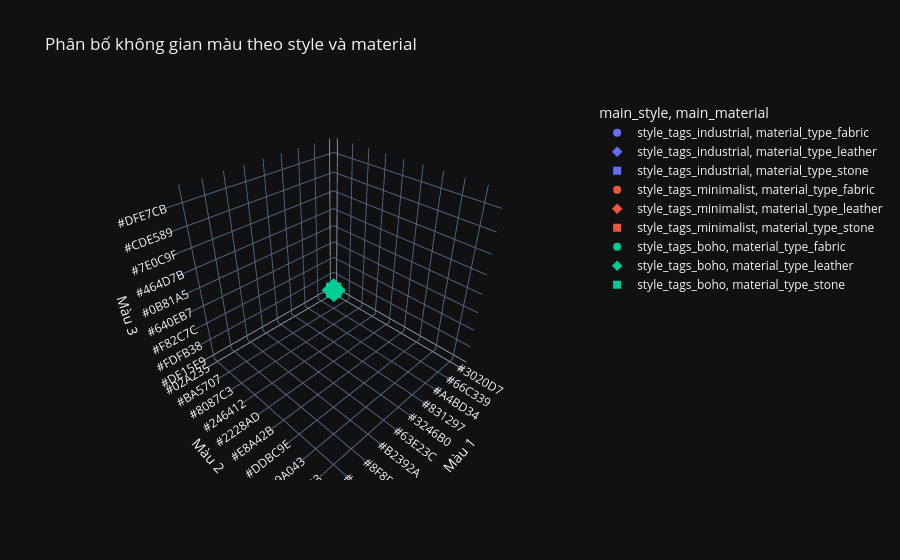

The notebook cell saved with this chart:
### Code cell
# Chọn 3 style phổ biến nhất
top3_styles = style_counts.head(3).index.tolist()
# Tạo một cột tổng hợp: style chính (cái có giá trị 1)
df['main_style'] = df[top3_styles].idxmax(axis=1)

# Chọn 3 material phổ biến nhất
top3_materials = material_counts.head(3).index.tolist()
df['main_material'] = df[top3_materials].idxmax(axis=1)

fig = px.scatter_3d(df, x='color1', y='color2', z='color3',
                    color='main_style', symbol='main_material',
                    title='Phân bố không gian màu theo style và material',
                    labels={'color1': 'Màu 1', 'color2': 'Màu 2', 'color3': 'Màu 3'})
fig.show()

### Figure 1 — Plotly figure (JSON) as saved in the notebook; plotly's stock layout.template omitted (floating-point values rounded to 4 significant figures; data arrays with more than 128 entries replaced by an {"elided": "..."} marker saying what was removed)
{"data": [{"hovertemplate": "main_style=style_tags_industrial<br>main_material=material_type_fabric<br>Màu 1=%{x}<br>Màu 2=%{y}<br>Màu 3=%{z}<extra></extra>", "legendgroup": "style_tags_industrial, material_type_fabric", "marker": {"color": "#636efa", "symbol": "circle"}, "mode": "markers", "name": "style_tags_industrial, material_type_fabric", "scene": "scene", "showlegend": true, "x": {"elided": "184 str values"}, "y": {"elided": "184 str values"}, "z": {"elided": "184 str values"}, "type": "scatter3d"}, {"hovertemplate": "main_style=style_tags_industrial<br>main_material=material_type_leather<br>Màu 1=%{x}<br>Màu 2=%{y}<br>Màu 3=%{z}<extra></extra>", "legendgroup": "style_tags_industrial, material_type_leather", "marker": {"color": "#636efa", "symbol": "diamond"}, "mode": "markers", "name": "style_tags_industrial, material_type_leather", "scene": "scene", "showlegend": true, "x": ["#B0A5E0", "#8C7E5A", "#35AEB4", "#318344", "#F8ED55", "#1FC359", "#D36B0C", "#FF8EE2", "#B59564", "#920191", "#0D8791", "#A96CEB", "#0D8647", "#CB78D2", "#C29FB9", "#C44B4F", "#FA69BE", "#B463BE", "#83EDDB", "#F3732F", "#7E292C", "#CA80C0", "#AEDF3D", "#D81156", "#0FC171", "#F246EC", "#1D4A18", "#708B85", "#B2144E", "#97A6A2", "#D4C864"], "y": [" #230C6E", " #8E149A", " #F8B594", " #859BEF", " #9B6A47", " #1702FA", " #E256D4", " #B651D1", " #2E752B", " #BA0E5C", " #E33A5B", " #21AF23", " #A752B7", " #55577D", " #EF1D6A", " #0D847C", " #620627", " #AA0623", " #750BBE", " #DA97CE", " #1BECC9", " #2B3BE9", " #1C0940", " #F4E6D9", " #6688E8", " #B315B4", " #C6BAAA", " #CA351E", " #305EF2", " #CFD8BF", " #168D05"], "z": [" #69645F", " #831D3E", " #3B6D87", " #A79606", " #D6F2A6", " #C0BE64", " #B5298E", " #7C195D", " #F12592", " #D758B6", " #7B1C65", " #7F78DB", " #3C6E33", " #1073B0", " #E8FF2A", " #0055B5", " #12010E", " #10FBAD", " #37AF9F", " #C1B25E", " #602856", " #F2F19A", " #423936", " #B145B7", " #1B62DA", " #4047CA", " #7EB3C9", " #DCB7C6", " #4ADD28", " #80E413", " #F95C7A"], "type": "scatter3d"}, {"hovertemplate": "main_style=style_tags_industrial<br>main_material=material_type_stone<br>Màu 1=%{x}<br>Màu 2=%{y}<br>Màu 3=%{z}<extra></extra>", "legendgroup": "style_tags_industrial, material_type_stone", "marker": {"color": "#636efa", "symbol": "square"}, "mode": "markers", "name": "style_tags_industrial, material_type_stone", "scene": "scene", "showlegend": true, "x": ["#205ACD", "#2FE8CE", "#4CB09E", "#4CB2C6", "#4C07E6", "#46CB06", "#226BA7", "#E7CA9D", "#81D569", "#6C40B2", "#BDCA9B", "#BA96F1", "#85D45E", "#DCEC4A", "#EF5C7D", "#85EDEB", "#07E64C", "#1F6BA8", "#826893", "#490F90", "#A2B294", "#A4BD34", "#D2FF0F", "#2145F0", "#F51589", "#4857E6", "#2DF89A", "#2508B6", "#1235B4", "#41E64E", "#6D2329", "#54DF75", "#881B86", "#3D0596", "#A9F70B", "#4987B3"], "y": [" #0FE4B5", " #C8CCDE", " #67E824", " #185857", " #435827", " #99623F", " #74A14A", " #9A88FC", " #2B3660", " #E8EF21", " #A2F3EC", " #0FFC79", " #D0CBB0", " #E4826A", " #9B61FE", " #404639", " #F91F93", " #2CDB8E", " #82C037", " #93B855", " #2DDCC0", " #8087C3", " #25B6C3", " #6A9F41", " #A8F52A", " #8CA870", " #221DFF", " #AEC7F7", " #25331A", " #5F0641", " #F60932", " #C81BDB", " #370558", " #19E7A9", " #4B75AA", " #8D252A"], "z": [" #9945D3", " #5552EC", " #534DF3", " #3641ED", " #4088F6", " #22AACE", " #5E6B13", " #93CD71", " #66E32E", " #7ACB97", " #064E2B", " #C34749", " #0FF36C", " #BA307C", " #2A0582", " #E247CC", " #CE098A", " #58CA7D", " #C06D28", " #7D0EB0", " #B49DD5", " #F82C7C", " #FB72AD", " #50BDE1", " #80B544", " #B351F4", " #FC7119", " #979042", " #F69E21", " #C75B88", " #76CB58", " #0A14ED", " #ADDFCB", " #6147E5", " #896EC4", " #A05311"], "type": "scatter3d"}, {"hovertemplate": "main_style=style_tags_minimalist<br>main_material=material_type_fabric<br>Màu 1=%{x}<br>Màu 2=%{y}<br>Màu 3=%{z}<extra></extra>", "legendgroup": "style_tags_minimalist, material_type_fabric", "marker": {"color": "#EF553B", "symbol": "circle"}, "mode": "markers", "name": "style_tags_minimalist, material_type_fabric", "scene": "scene", "showlegend": true, "x": {"elided": "166 str values"}, "y": {"elided": "166 str values"}, "z": {"elided": "166 str values"}, "type": "scatter3d"}, {"hovertemplate": "main_style=style_tags_minimalist<br>main_material=material_type_leather<br>Màu 1=%{x}<br>Màu 2=%{y}<br>Màu 3=%{z}<extra></extra>", "legendgroup": "style_tags_minimalist, material_type_leather", "marker": {"color": "#EF553B", "symbol": "diamond"}, "mode": "markers", "name": "style_tags_minimalist, material_type_leather", "scene": "scene", "showlegend": true, "x": ["#AE05EA", "#247D53", "#0C013C", "#6E7803", "#DD5430", "#C962DE", "#D72725", "#8ADB2B", "#53758B", "#7C8CF9", "#D56B3C", "#288392", "#F7BB5A", "#B189AC", "#8AC156", "#ADA540", "#BDCD14", "#AC42C7", "#3B858A", "#95E8DE", "#C05446", "#D188FA", "#C24D95", "#606FCD", "#5E2BD2", "#55BDE8", "#9E902B", "#CBC399", "#08B6D2", "#2DD52B", "#5F1C46", "#1163A6", "#60D8DB", "#27D9B8", "#7A657F", "#FE67EA", "#F02705", "#E94B43", "#ADA684", "#99FA17", "#C42405", "#4DEDF8"], "y": [" #341643", " #F97814", " #59AB10", " #5084D6", " #EA7DF9", " #E88E7B", " #08C308", " #8D422C", " #4AF809", " #ED3E10", " #F3E7E7", " #FBA218", " #939FE6", " #1025E5", " #72DAB9", " #81242A", " #150AF5", " #2C10C9", " #1767EA", " #2FF20D", " #3B36CA", " #CBA776", " #067D38", " #BAB8D7", " #EDB05C", " #AD5CC1", " #F60E18", " #DDD376", " #322FA9", " #1F84EF", " #4A35B3", " #B2124A", " #1D452B", " #9A328D", " #695F96", " #50A70B", " #DB49F0", " #E3B94A", " #732F7B", " #4A07E6", " #1F457E", " #0DAF5C"], "z": [" #2CA865", " #D8C688", " #D85D65", " #C12A7C", " #106FC3", " #E96938", " #65410F", " #362BC9", " #91D1E9", " #A736F7", " #28FCD6", " #02EE83", " #44A603", " #EDF350", " #0BA0D4", " #0B6B51", " #56BFA4", " #487066", " #F47B72", " #208E61", " #D46C95", " #F73268", " #DAAD71", " #3F1023", " #6FDFAA", " #834603", " #FC3420", " #374F98", " #839A73", " #E21E21", " #C05866", " #B3DF2E", " #723748", " #A745D2", " #730974", " #49A852", " #FFD12B", " #AE6055", " #85F751", " #C757DD", " #B5B323", " #36445E"], "type": "scatter3d"}, {"hovertemplate": "main_style=style_tags_minimalist<br>main_material=material_type_stone<br>Màu 1=%{x}<br>Màu 2=%{y}<br>Màu 3=%{z}<extra></extra>", "legendgroup": "style_tags_minimalist, material_type_stone", "marker": {"color": "#EF553B", "symbol": "square"}, "mode": "markers", "name": "style_tags_minimalist, material_type_stone", "scene": "scene", "showlegend": true, "x": ["#760885", "#148F0B", "#14B87D", "#F0BA48", "#6C98C7", "#AE593E", "#699AC5", "#E16A79", "#4E97D2", "#7C6738", "#6B5AFA", "#5717FC", "#EE16F2", "#3246B0", "#4D5F33", "#E69AFA", "#BCE21E", "#E2397B", "#26120F", "#D1B56D", "#1EFF93", "#3C496E", "#1F7554", "#3D7C38", "#BD1036", "#FF39C4", "#0968C2", "#D3F414", "#6DA55D", "#20BBCD", "#6210CF", "#62036D", "#49CB44", "#840DD0", "#8051DC", "#D38A07", "#FF1A7F", "#838E81"], "y": [" #9D13F1", " #AE78E9", " #3ABE41", " #31D899", " #7220F1", " #CFC5BC", " #7DB87A", " #599322", " #C6071C", " #085609", " #CDEFCA", " #A1E622", " #6FAE16", " #2228AD", " #3A496C", " #F9FD4D", " #7FF948", " #E1ED2A", " #184071", " #79A7C5", " #9DBF26", " #EBDFD0", " #FB0E96", " #CE3F34", " #4397D3", " #8DA782", " #97412D", " #61B1BA", " #B062FA", " #5CAA29", " #2679F1", " #740AC3", " #8CD646", " #A5A8CB", " #7746E2", " #01EEF9", " #A9664B", " #731C15"], "z": [" #4D0B0E", " #FA6164", " #C5CDF7", " #B8BE80", " #CA65BD", " #E95E65", " #7AA771", " #3BC067", " #BBAEF8", " #27719A", " #8390B5", " #162E08", " #9F9DE7", " #0B81A5", " #6AADA8", " #0A051C", " #7114C0", " #2D276E", " #653F8B", " #307040", " #6FC1BC", " #A0FCED", " #77FD2F", " #472A6F", " #B00036", " #545351", " #3B95F5", " #84048F", " #5A0C4C", " #9D27E7", " #E1779B", " #5BF8A9", " #3D08A6", " #F849DD", " #7B3D7B", " #388875", " #A35267", " #3364EE"], "type": "scatter3d"}, {"hovertemplate": "main_style=style_tags_boho<br>main_material=material_type_fabric<br>Màu 1=%{x}<br>Màu 2=%{y}<br>Màu 3=%{z}<extra></extra>", "legendgroup": "style_tags_boho, material_type_fabric", "marker": {"color": "#00cc96", "symbol": "circle"}, "mode": "markers", "name": "style_tags_boho, material_type_fabric", "scene": "scene", "showlegend": true, "x": {"elided": "384 str values"}, "y": {"elided": "384 str values"}, "z": {"elided": "384 str values"}, "type": "scatter3d"}, {"hovertemplate": "main_style=style_tags_boho<br>main_material=material_type_leather<br>Màu 1=%{x}<br>Màu 2=%{y}<br>Màu 3=%{z}<extra></extra>", "legendgroup": "style_tags_boho, material_type_leather", "marker": {"color": "#00cc96", "symbol": "diamond"}, "mode": "markers", "name": "style_tags_boho, material_type_leather", "scene": "scene", "showlegend": true, "x": ["#5E4406", "#37A8D3", "#9B90DD", "#C66E87", "#64B8C2", "#B73F09", "#F25051", "#F3CBF2", "#8D724F", "#E179CD", "#D76B60", "#AFD92F", "#E739EC", "#10CE15", "#935917", "#4DE2A2", "#2AC902", "#B419B8", "#DA239C", "#91B7B5", "#24A298", "#9E0499", "#12F129", "#C903B1", "#14521F", "#7D5039", "#C10B85", "#81E2D3", "#B2B481", "#0DED2E", "#781103", "#152353", "#FBEDB4", "#9E1F90", "#8EE9D6", "#07CF87", "#0F46DD", "#EF1160", "#CF9651", "#A2CDEC", "#001E3D", "#F7C976", "#DF52E9", "#24616C", "#796962", "#24848E", "#128D7D", "#CD4AA8", "#550CB4", "#757F28", "#F19F6A", "#C4AAED", "#9B38EC", "#6FE94E", "#76A53D", "#C00AB6", "#965EFB", "#2F1FC4", "#5FEA10"], "y": [" #66AD09", " #3AB39E", " #0B29DE", " #22671D", " #90AD86", " #0DD5B6", " #69EB20", " #08E1CB", " #01550A", " #43BB9A", " #F7E9FA", " #492919", " #C29B1E", " #9F9BA0", " #E2F931", " #6DAE3E", " #61246E", " #44E699", " #49F9A9", " #A0ADA1", " #E5CABB", " #86129E", " #FBDD0D", " #5492D6", " #097F60", " #BC8FBC", " #E97BAB", " #BB3153", " #8080D6", " #179365", " #11CAA6", " #3464AA", " #CAC70C", " #7F209C", " #9893AE", " #6CC7DC", " #F06864", " #E10454", " #6AD3D4", " #2D418B", " #2570A6", " #22CE86", " #3A8F6F", " #82B011", " #C93CF9", " #9BEF1E", " #A36A0F", " #932626", " #457287", " #53CF46", " #4FD1B2", " #7B9E5F", " #A7199E", " #EECE8E", " #F145BF", " #AA757B", " #3491B9", " #CDCE66", " #483E2C"], "z": [" #C16D2C", " #0BFA98", " #14E0D6", " #D0B6E4", " #1297CB", " #F60164", " #A9A4F4", " #E7C65C", " #275500", " #D7B674", " #10BBC5", " #93D9B4", " #4C21EC", " #21B182", " #D333CC", " #EEB881", " #1F3346", " #3458AB", " #5AE542", " #51994E", " #3CB15E", " #31DAA8", " #9ACD45", " #5C4888", " #F918D0", " #84FFC8", " #28BD2B", " #A304FE", " #26B067", " #E709C1", " #5EF3E8", " #5C01EE", " #E7251B", " #4C0AE6", " #91013C", " #AFA0A0", " #C491BE", " #B95CEB", " #68F98D", " #AB87CB", " #C21E48", " #1C891D", " #74A259", " #AE3980", " #22F22F", " #24DB37", " #716B9A", " #85561B", " #76D1E2", " #BB1CB3", " #8DC51E", " #098BD5", " #E04F8C", " #D8740C", " #FE436A", " #51D6A1", " #F30CBA", " #ABB018", " #FCEE51"], "type": "scatter3d"}, {"hovertemplate": "main_style=style_tags_boho<br>main_material=material_type_stone<br>Màu 1=%{x}<br>Màu 2=%{y}<br>Màu 3=%{z}<extra></extra>", "legendgroup": "style_tags_boho, material_type_stone", "marker": {"color": "#00cc96", "symbol": "square"}, "mode": "markers", "name": "style_tags_boho, material_type_stone", "scene": "scene", "showlegend": true, "x": ["#C6D00A", "#B533FA", "#A30ACC", "#E9D4BE", "#41CD2D", "#51323F", "#AC1904", "#478EF8", "#72C229", "#2B1A1F", "#2080CC", "#3B95CE", "#F30C4A", "#1A65DD", "#206D70", "#5952DD", "#47307B", "#9AA123", "#BA7641", "#F7F6DA", "#BD2059", "#67CDD4", "#89072F", "#EF193A", "#31597E", "#769CCA", "#6D4C30", "#F70068", "#618C3A", "#E312E6", "#C96E79", "#4CC620", "#DF03E1", "#54C555", "#72EE89", "#F225B8", "#46E80F", "#0EEB15", "#04F443", "#086880", "#314E53", "#D5BA15", "#56E9BF", "#9EDAA0", "#752B85", "#FB9F6B", "#5B0078", "#97BA2E", "#E3B88D", "#14A925", "#45762F", "#81FDB5", "#3BD049", "#BA7A3D", "#327BF8", "#178121", "#35A062", "#40817C", "#F252B0", "#483F92"], "y": [" #51BE75", " #0850B8", " #AD7722", " #0C23AF", " #65AF53", " #4F6557", " #CE67DD", " #7EB4DD", " #6A1413", " #CB9A4E", " #87C781", " #EBF70F", " #6CAB74", " #6F6632", " #3FAAA1", " #C49959", " #FECAA1", " #202E7A", " #F77C7B", " #8F0D70", " #747609", " #D1F7FD", " #E80334", " #D395D9", " #A7A4FC", " #B9E73E", " #26C861", " #CAC542", " #E8210E", " #F38693", " #9CF262", " #F16EFA", " #89FDAB", " #B2D896", " #AFCDBC", " #A337FD", " #4E079C", " #DF3571", " #ECDECC", " #FF7914", " #47E33C", " #98F753", " #CD6E4F", " #527B60", " #F8B790", " #F700DB", " #BB87B9", " #A61BD5", " #9978BF", " #73C8CA", " #95A758", " #4BB2B6", " #FA6380", " #84E265", " #74AC1F", " #8C0447", " #A36F7F", " #74A0BE", " #6E2D2C", " #24E317"], "z": [" #4F2EE2", " #3049D8", " #38ED04", " #0D27F4", " #DFE7CB", " #B89A63", " #D730CE", " #5A4644", " #CF8926", " #CDC463", " #801DA0", " #68C56C", " #B91941", " #0BA776", " #A7234E", " #FF440B", " #64AB96", " #A58A55", " #D0AC0B", " #0FF01B", " #B3587A", " #C2C81C", " #04EFCB", " #118396", " #E7918B", " #F37CCA", " #40B109", " #A190B8", " #5BF30D", " #7FF5BD", " #D8B464", " #87C95E", " #42A4D4", " #3BBCA4", " #9D5F21", " #D318A1", " #B552E1", " #ED5440", " #403B9A", " #8C6F0C", " #C8F6A1", " #6163F1", " #B0F028", " #DE91A3", " #F53168", " #9EB853", " #7EFEA0", " #0958CB", " #9C64AA", " #6341A6", " #CE05FF", " #008D10", " #C891F4", " #EBE452", " #0FFAB3", " #9860FB", " #25086D", " #1842D5", " #D5B0F7", " #2E302D"], "type": "scatter3d"}], "layout": {"scene": {"domain": {"x": [0.0, 1.0], "y": [0.0, 1.0]}, "xaxis": {"title": {"text": "Màu 1"}}, "yaxis": {"title": {"text": "Màu 2"}}, "zaxis": {"title": {"text": "Màu 3"}}}, "legend": {"title": {"text": "main_style, main_material"}, "tracegroupgap": 0}, "title": {"text": "Phân bố không gian màu theo style và material"}}}
